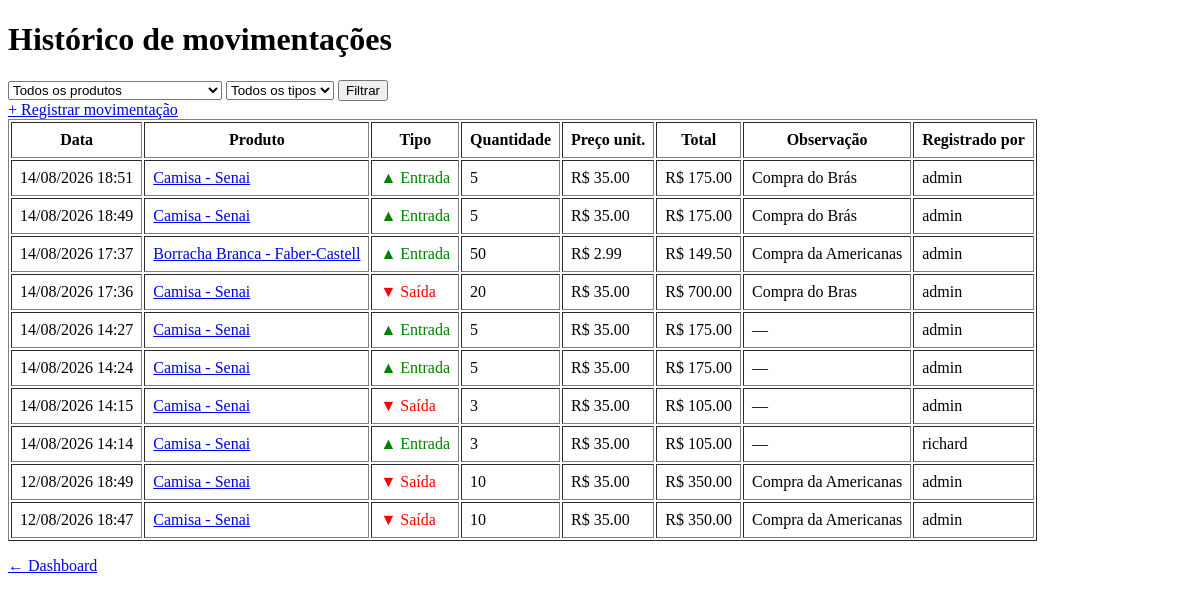
/movimentacoes/ (signed in), run on an earlier commit of the app's database.
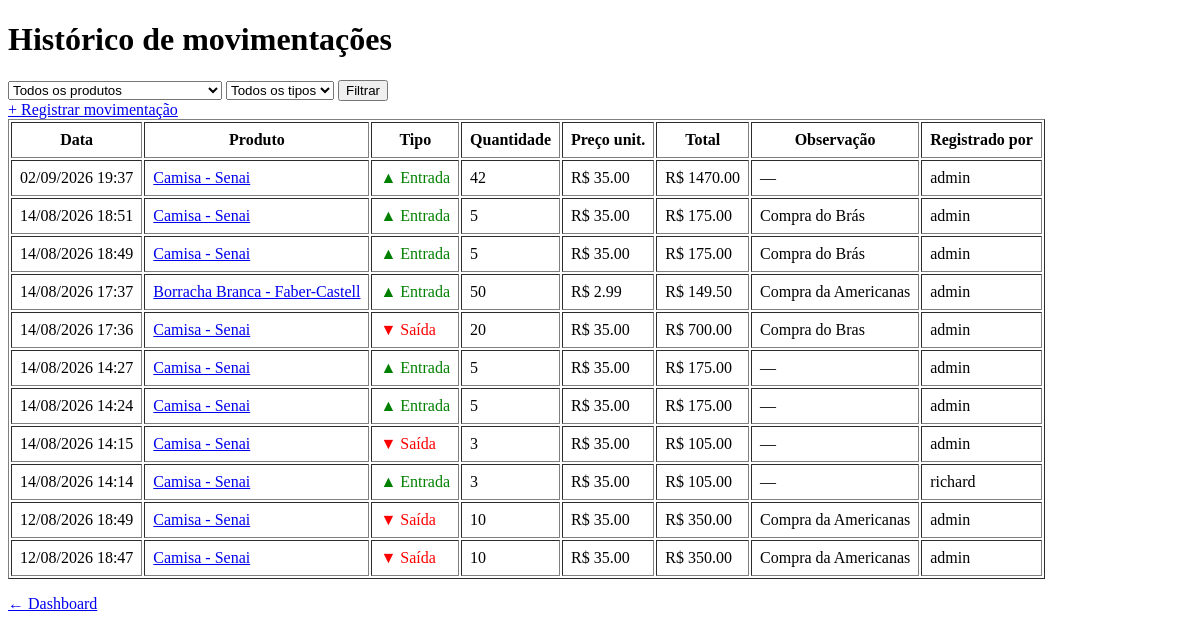
And on a later commit of the database.
### app/models/movimentacao.py (models this page shows, shortened)
class Movimentacao(Base):
    __tablename__ = "movimentacoes"
    id         = Column(Integer, primary_key=True, index=True)
    tipo       = Column(
        Enum(TipoMovimentacao),
        nullable=False
    )
    quantidade = Column(Integer, nullable=False)
    preco_unitario = Column(Float, nullable=False, default=0.0)
    observacao = Column(String(255), nullable=True)
    criado_em  = Column(DateTime, server_default=func.now())
    produto_id = Column(
        Integer,
        ForeignKey("produtos.id", ondelete="CASCADE"),
        nullable=False
    )
    usuario_id = Column(
        Integer,
        ForeignKey("usuarios.id", ondelete="SET NULL"),
        nullable=True
    )
    produto = relationship("Produto", backref="movimentacoes")
    usuario = relationship("Usuario", backref="movimentacoes")

### app/models/produto.py (models this page shows, shortened)
class Produto(Base):
    __tablename__ = "produtos"
    id = Column(Integer, primary_key=True, autoincrement=True, index=True)
    nome = Column(String(150), nullable=False, index=True)
    preco = Column(Float, nullable=False, default=0.0)
    estoque_atual = Column(Integer, nullable=False, default=0)
    ativo = Column(Boolean, default=True)
    imagem_path = Column(String(255), nullable=True)
    categoria_id = Column(Integer, ForeignKey("categorias.id", ondelete="SET NULL"), nullable=True )
    categoria = relationship("Categoria", back_populates="produtos")

### app/models/usuarios.py (models this page shows)
class Usuario(Base):
    __tablename__ = "usuarios"
    id = Column(Integer, primary_key=True, autoincrement=True)
    nome = Column(String(100), nullable=False)
    email = Column(String(150), unique=True, nullable=False)
    senha_hash = Column(String(255), nullable=False)
    role = Column(String(20), nullable=False, default="operador")
    ativo = Column(Boolean, default=True)
    criando_em = Column(DateTime, server_default=func.now())

### app/controllers/movimentacao_controller.py (the view)
@router.get("/", response_class=HTMLResponse)
def listar_movimentacoes(
    request: Request,
    produto_id: int = 0,     # filtra por produto específico
    tipo: str = "",          # "entrada" ou "saida"
    db: Session = Depends(get_db),
    admin = Depends(get_admin)
):
    query = db.query(Movimentacao).order_by(Movimentacao.criado_em.desc())
    if produto_id:
        query = query.filter(Movimentacao.produto_id == produto_id)
    if tipo in ("entrada", "saida", "cancelamento", "ajuste"):
        query = query.filter(Movimentacao.tipo == tipo)
    movimentacoes = query.limit(200).all()  # limita para não sobrecarregar
    produtos      = db.query(Produto).filter(Produto.ativo == True).all()
    return templates.TemplateResponse(
        request,
        "movimentacoes/index.html",
        {
            "request":        request,
            "usuario":        admin,
            "movimentacoes":  movimentacoes,
            "produtos":       produtos,
            "produto_id":     produto_id,
            "tipo":           tipo,
        }
    )

### app/templates/movimentacoes/index.html (shortened to what this page needs)
<!DOCTYPE html>
<html lang="pt-br">
<head>
</head>
<body>
    <h1>Histórico de movimentações</h1>
    <form method="get" action="/movimentacoes">
        <select name="produto_id">
            <option value="0">Todos os produtos</option>
        </select>
        <select name="tipo">
            <option value="">Todos os tipos</option>
        </select>
        <button type="submit">Filtrar</button>
    </form>
    <a href="/movimentacoes/nova">+ Registrar movimentação</a>
    <table border="1" cellpadding="8">
        <thead>
            <tr>
                <th>Data</th>
                <th>Produto</th>
                <th>Tipo</th>
                <th>Quantidade</th>
                <th>Preço unit.</th>
                <th>Total</th>
                <th>Observação</th>
                <th>Registrado por</th>
            </tr>
        </thead>
        <tbody>
            {% for m in movimentacoes %}
            <tr>
                <td>{{ m.criado_em.strftime('%d/%m/%Y %H:%M') }}</td>
                <td>
                    <a href="/produtos/{{ m.produto_id }}">
                        {{ m.produto.nome }}
                    </a>
                </td>
                <td>
                    {% if m.tipo.value == 'entrada' %}
                        <span style="color:green">▲ Entrada</span>
                    {% else %}
                        <span style="color:red">▼ Saída</span>
                    {% endif %}
                </td>
                <td>{{ m.quantidade }}</td>
                <td>R$ {{ "%.2f"|format(m.preco_unitario) }}</td>
                <td>R$ {{ "%.2f"|format(m.valor_total) }}</td>
                <td>{{ m.observacao or "—" }}</td>
                <td>{{ m.usuario.nome if m.usuario else "—" }}</td>
            </tr>
            {% endfor %}
        </tbody>
    </table>
    <p><a href="/">← Dashboard</a></p>
</body>
</html>

What changed in the data, as far as the page shows it:
added Movimentacao: criado_em "02/09/2026 19:37", produto.nome "Camisa - Senai", tipo "▲ Entrada", quantidade "42", preco_unitario "35.00", valor_total "1470.00", observacao "—", usuario "admin"
